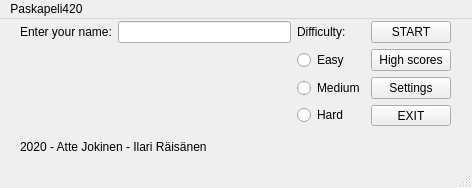
<?xml version="1.0" encoding="UTF-8"?>
<ui version="4.0">
 <class>MainWindow</class>
 <widget class="QMainWindow" name="MainWindow">
  <property name="geometry">
   <rect>
    <x>0</x>
    <y>0</y>
    <width>472</width>
    <height>188</height>
   </rect>
  </property>
  <property name="windowTitle">
   <string>MainWindow</string>
  </property>
  <widget class="QWidget" name="centralwidget">
   <widget class="QWidget" name="gridLayoutWidget">
    <property name="geometry">
     <rect>
      <x>20</x>
      <y>2</y>
      <width>431</width>
      <height>105</height>
     </rect>
    </property>
    <layout class="QGridLayout" name="gridLayout">
     <item row="0" column="0">
      <widget class="QLabel" name="label">
       <property name="text">
        <string>Enter your name:</string>
       </property>
      </widget>
     </item>
     <item row="0" column="3">
      <widget class="QPushButton" name="pushButton">
       <property name="text">
        <string>START</string>
       </property>
      </widget>
     </item>
     <item row="1" column="2">
      <widget class="QRadioButton" name="radioButton">
       <property name="text">
        <string>Easy</string>
       </property>
      </widget>
     </item>
     <item row="2" column="2">
      <widget class="QRadioButton" name="radioButton_2">
       <property name="text">
        <string>Medium</string>
       </property>
      </widget>
     </item>
     <item row="3" column="2">
      <widget class="QRadioButton" name="radioButton_3">
       <property name="text">
        <string>Hard</string>
       </property>
      </widget>
     </item>
     <item row="0" column="2">
      <widget class="QLabel" name="label_2">
       <property name="text">
        <string>Difficulty:</string>
       </property>
      </widget>
     </item>
     <item row="0" column="1">
      <widget class="QLineEdit" name="lineEdit"/>
     </item>
     <item row="1" column="3">
      <widget class="QPushButton" name="pushButton_5">
       <property name="text">
        <string>High scores</string>
       </property>
      </widget>
     </item>
     <item row="2" column="3">
      <widget class="QPushButton" name="pushButton_6">
       <property name="text">
        <string>Settings</string>
       </property>
      </widget>
     </item>
     <item row="3" column="3">
      <widget class="QPushButton" name="pushButton_7">
       <property name="text">
        <string>EXIT</string>
       </property>
      </widget>
     </item>
    </layout>
   </widget>
   <widget class="QLabel" name="label_3">
    <property name="geometry">
     <rect>
      <x>20</x>
      <y>120</y>
      <width>191</width>
      <height>16</height>
     </rect>
    </property>
    <property name="text">
     <string>2020 - Atte Jokinen - Ilari Räisänen</string>
    </property>
   </widget>
  </widget>
  <widget class="QMenuBar" name="menubar">
   <property name="geometry">
    <rect>
     <x>0</x>
     <y>0</y>
     <width>472</width>
     <height>20</height>
    </rect>
   </property>
   <widget class="QMenu" name="menuPaskapeli420">
    <property name="title">
     <string>Paskapeli420</string>
    </property>
   </widget>
   <addaction name="menuPaskapeli420"/>
  </widget>
  <widget class="QStatusBar" name="statusbar"/>
 </widget>
 <resources/>
 <connections/>
</ui>
